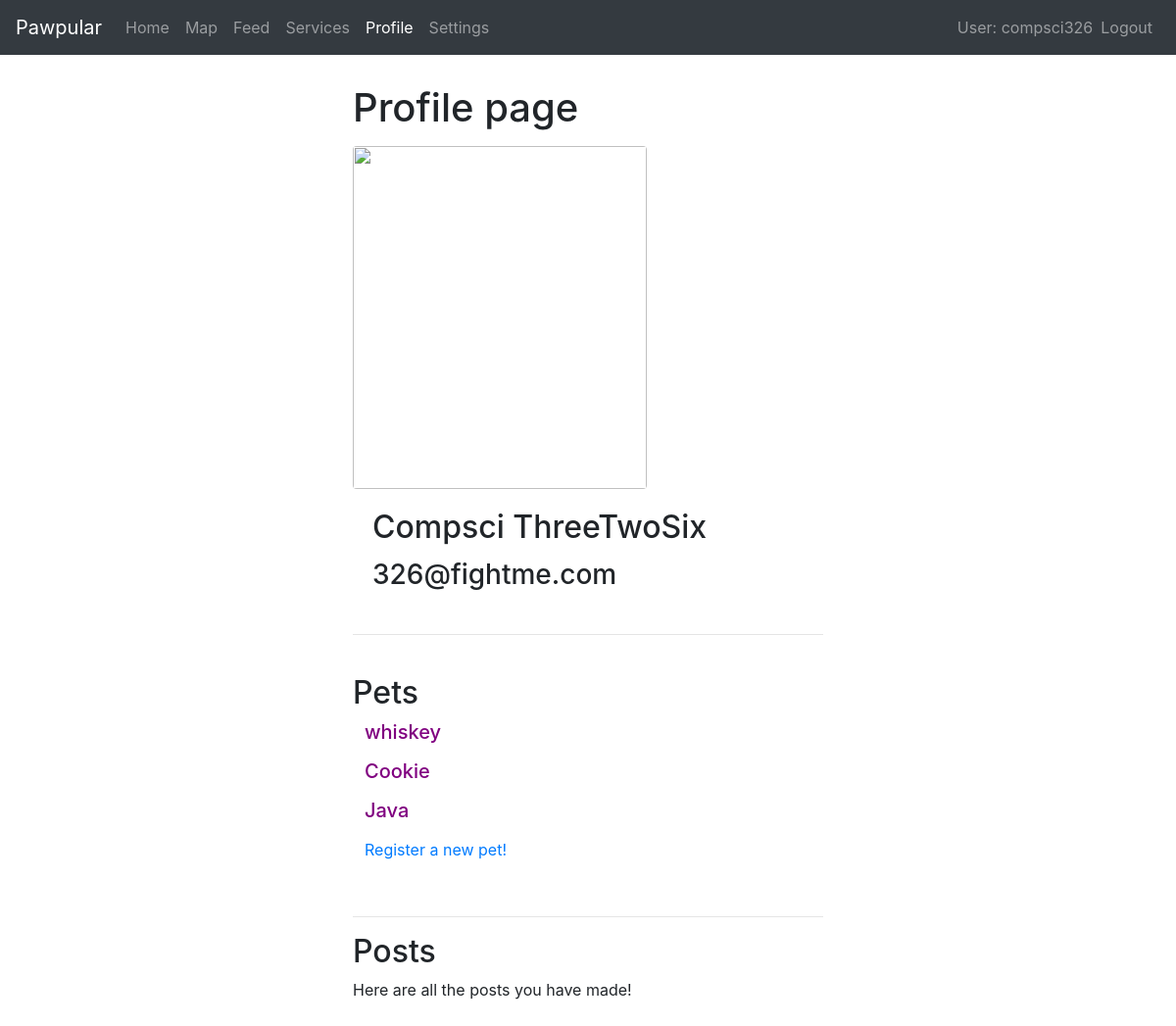
The page /pawpular/profile/bc1d503a-e93c-4e71-98fa-7c853f42d876 (signed in) on the database as committed earlier.
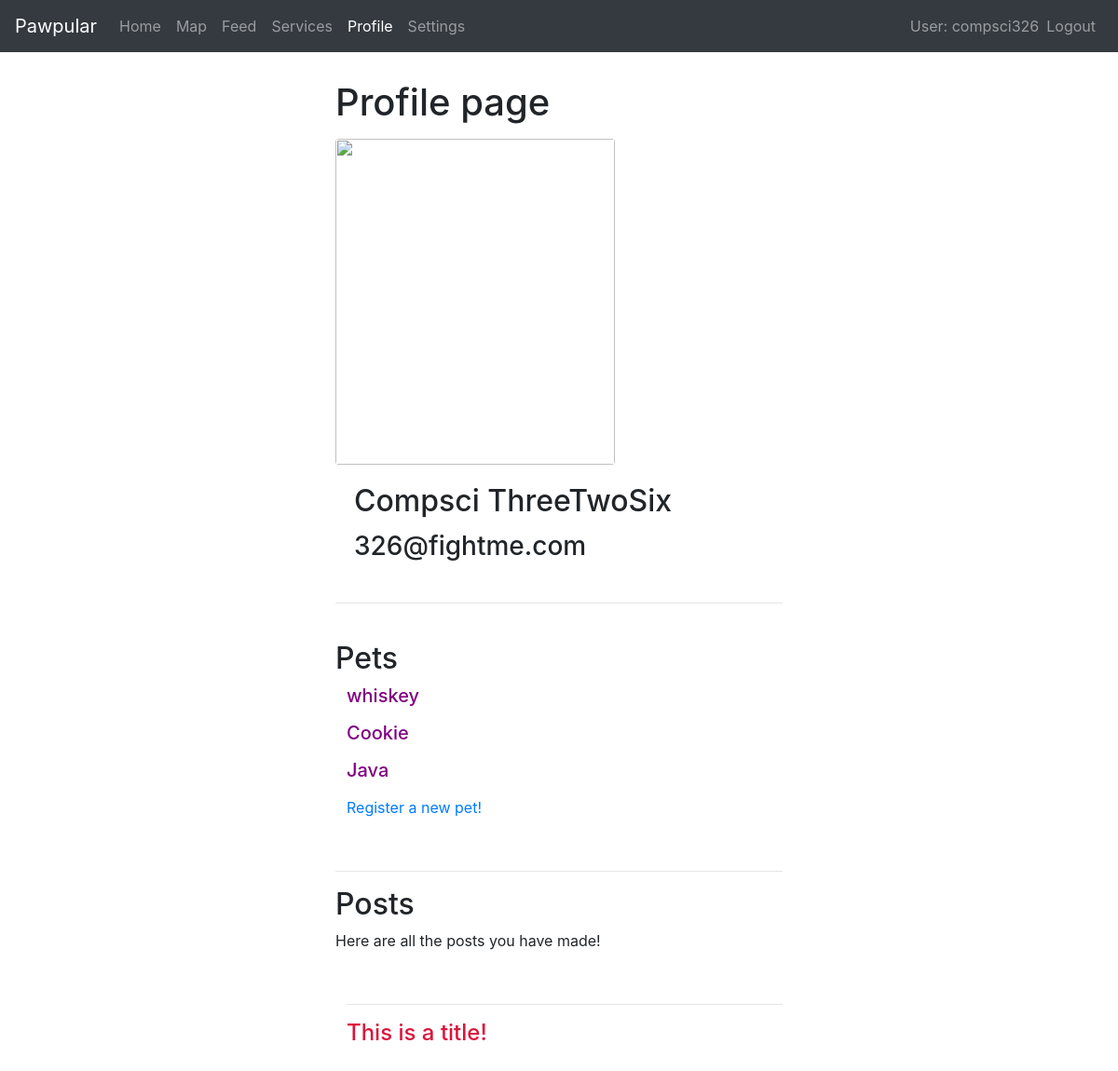
The same page on the database as committed later.
### pawpular/models.py (models this page shows, shortened)
class Pet(models.Model):
    id = models.UUIDField(primary_key=True, default=uuid.uuid4)
    image = models.ImageField(upload_to='uploads/',blank = True)
    name = models.CharField(max_length=45)
    birthday = models.DateField('Birthday', null=True, blank=True)
    owner = models.ForeignKey('Profile', on_delete=models.CASCADE, blank=False)

class Post(models.Model):
    createdBy = models.ForeignKey('Profile', on_delete=models.CASCADE)
    id = models.UUIDField(primary_key=True, default=uuid.uuid4)
    text = models.TextField(max_length=150)
    image = models.ImageField(upload_to='uploads/', blank=True,max_length=100)
    createdOn = models.DateField()
    title = models.CharField(max_length=50, default='')
    class Meta:
        abstract = True

class FeedPost(Post):
    post = models.TextField(max_length=1000, default='')

### pawpular/views.py (the view, shortened to what this page needs)
# urls.py: path('profile/<uuid:pk>', views.profile_detail_view.as_view(), name='profile'),
class profile_detail_view(LoginRequiredMixin, generic.DetailView):
    model = Profile

### pawpular/models.py (called while the page is built)
    def get_absolute_url(self):
        return "/pawpular/profile/" + self.uuid.__str__()

### pawpular/templates/pawpular/profile_detail.html (shortened to what this page needs)
{% extends "base_generic.html" %}
    {% block content %}
        <div style="padding-left:30%;padding-right:30%;padding-top:2.5%;padding-bottom:5%;">
            <header style="padding-bottom:1.5%;">
                <h1>Profile page</h1>
            </header>
            <div >
                    <img src="http://127.0.0.1:8000/pawpular/uploads/{{user.profile.image}}" class="rounded" height = "350px" width="300px">
                    <div class="card-body">
                    <h2 class="card-title">{{user.first_name}} {{user.last_name}}</h2>
                    <h3>{{user.email}}</h3>
                    </div>
            </div>
            <hr>
            <br>
            <h2>Pets</h2>
            <div style="padding-left:2.5%">
                {% for pet in user.profile.pets.all %}
                    <h5>
                        <p data-toggle="collapse" data-target="#demo{{pet.id}}" style  = "color:purple;cursor: pointer;">{{pet.name}}</p>
                    </h5>
                {% endfor %}
                <p><a href="{% url 'pet_create' %}">Register a new pet!</a></p>
            </div>
            <br>
            <hr>
            <div >
                <h2>Posts</h2>
                <p>Here are all the posts you have made! </p>
                {% for post in user.profile.feedPosts.all %}
                    <div style="padding-left:2.5%;">
                        <br>
                        <hr>
                        <div>
                            <h4>
                                <p data-toggle="collapse" data-target="#demo{{post.id}}" style  = "color:crimson;cursor: pointer;">{{post.title}}</p>
                            </h4>
                        </div>
                    </div>
                {% endfor %}
            </div>
        </div>
{% endblock %}

Rows that differ between the two databases and show on the page:
added FeedPost: title "This is a title!"
